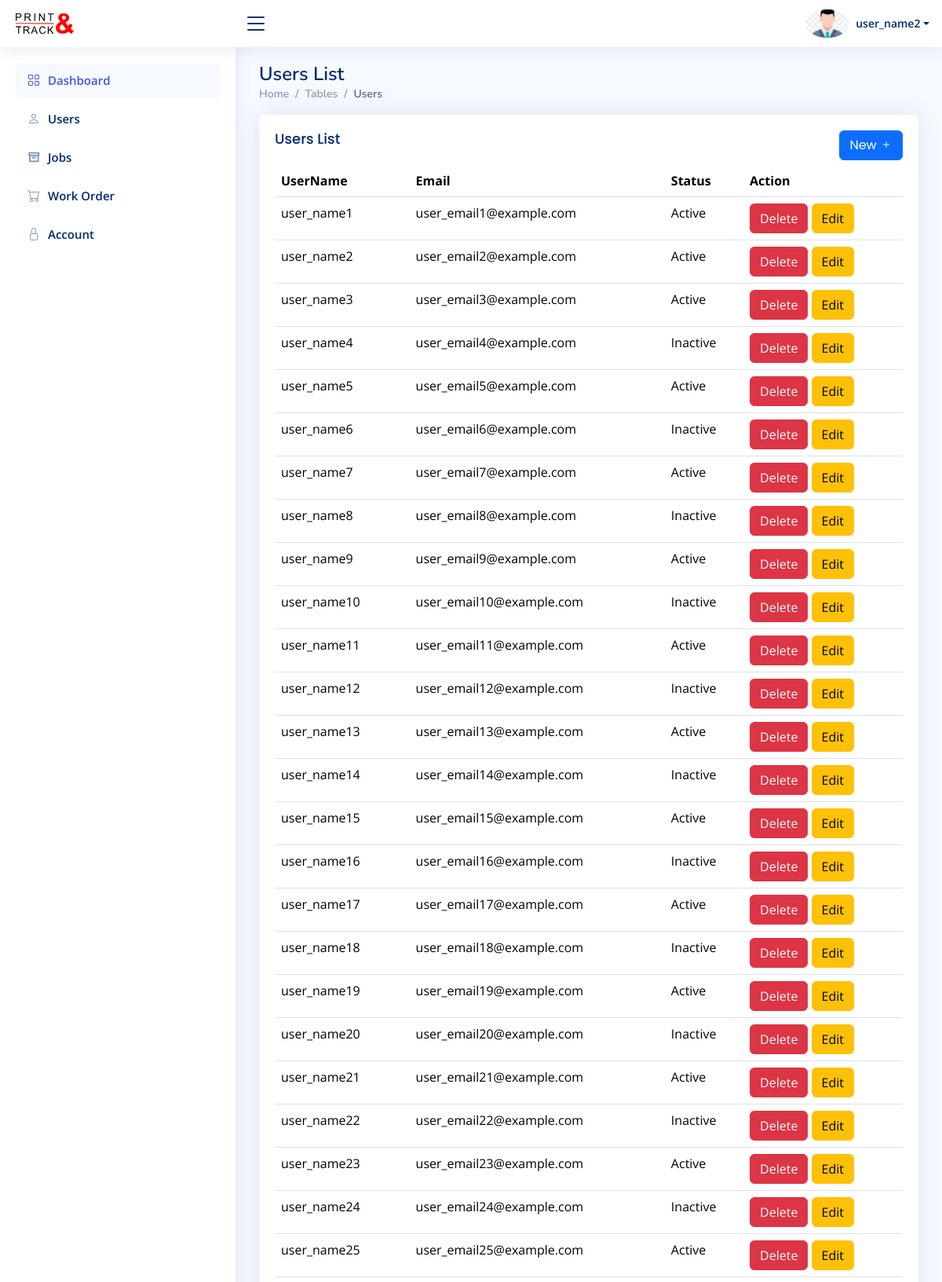
/admin/users.php (signed in, upper part), run on the app's committed database.
### tables this page shows
CREATE TABLE `users` (
  `user_id` int(11) NOT NULL,
  `user_name` varchar(255) NOT NULL,
  `user_email` varchar(255) NOT NULL,
  `user_password` varchar(255) NOT NULL,
  `user_status` tinyint(1) DEFAULT 1,
  `role` varchar(25) NOT NULL DEFAULT 'user'
);

### admin/users.php (the view, shortened to what this page needs)
<!DOCTYPE html>
<html lang="en">
<head>
  <link href="../assets/vendor/bootstrap/css/bootstrap.min.css" rel="stylesheet">
  <link href="../assets/vendor/bootstrap-icons/bootstrap-icons.css" rel="stylesheet">
  <link href="../assets/vendor/boxicons/css/boxicons.min.css" rel="stylesheet">
  <link href="../assets/vendor/quill/quill.snow.css" rel="stylesheet">
  <link href="../assets/vendor/quill/quill.bubble.css" rel="stylesheet">
  <link href="../assets/vendor/remixicon/remixicon.css" rel="stylesheet">
  <link href="../assets/vendor/simple-datatables/style.css" rel="stylesheet">
  <link href="../assets/css/style.css" rel="stylesheet">
</head>
<body>
  <?php include('header.php') ?>
  <?php include('sidebar.php') ?>
  <main id="main" class="main">
    <div class="pagetitle">
      <h1>Users List</h1>
      <nav>
        <ol class="breadcrumb">
          <li class="breadcrumb-item"><a href="dashboard.php">Home</a></li>
          <li class="breadcrumb-item">Tables</li>
          <li class="breadcrumb-item active">Users</li>
        </ol>
      </nav>
    </div>
    <section class="section">
      <div class="row">
        <div class="col-lg-12">
          <div class="card">
            <div class="card-body">
              <h5 class="card-title">Users List <a class="btn btn-primary float-end" href="usernew.php"> New <i class="bi bi-plus"></i>  <span></span></a></h5>
              <table class="table datatable">
                <thead>
                  <tr>
                    <th>UserName</th>
                    <th>Email</th>
                    <th>Status</th>
                    <th>Action</th>
                  </tr>
                </thead>
                <tbody>
                <?php
                  include '../includes/db.php';
                  $sql = "SELECT * FROM users";
                  $result = $conn->query($sql);
                  if ($result->num_rows > 0) {
                      $rows = $result->fetch_all(MYSQLI_ASSOC);
                      foreach ($rows as $row):
                      ?>
                      <tr>
                          <td><?php echo $row['user_name']; ?></td>
                          <td><?php echo $row['user_email']; ?></td>
                          <td><?php if($row['user_status'] == 1){echo 'Active';}else{echo 'Inactive';} ?></td>
                          <td>
                              <form action="actions/user_delete_action.php" method="POST">
                                  <button type="submit" name="delete" class="btn btn-danger">Delete</button>
                                  <a href="useredit.php?id=<?php echo $row['user_id']; ?>" class="btn btn-warning">Edit</a>
                              </form>
                          </td>
                      </tr>
                      <?php endforeach;
                  } else {
                      echo "No records found";
                  }
                ?>
                </tbody>
              </table>
            </div>
          </div>
        </div>
      </div>
    </section>
  </main>
</body>
</html>

### assets/css/style.css (style rules this page uses)
:root { scroll-behavior: smooth; }
body { font-family: "Open Sans", sans-serif; background: #f6f9ff; color: #444444; }
a { color: #4154f1; text-decoration: none; }
h1, h2, h3, h4, h5, h6 { font-family: "Nunito", sans-serif; }
#main { margin-top: 60px; padding: 20px 30px; transition: all 0.3s; }
.pagetitle { margin-bottom: 10px; }
.pagetitle h1 { font-size: 24px; margin-bottom: 0; font-weight: 600; color: #012970; }
.card { margin-bottom: 30px; border: none; border-radius: 5px; box-shadow: 0px 0 30px rgba(1, 41, 112, 0.1); }
.card-title { padding: 20px 0 15px 0; font-size: 18px; font-weight: 500; color: #012970; font-family: "Poppins", sans-serif; }
.card-body { padding: 0 20px 20px 20px; }
.breadcrumb { font-size: 14px; font-family: "Nunito", sans-serif; color: #899bbd; font-weight: 600; }
.breadcrumb a { color: #899bbd; transition: 0.3s; }
.breadcrumb .breadcrumb-item::before { color: #899bbd; }
.breadcrumb .active { color: #51678f; font-weight: 600; }
@media (min-width: 1200px) { #main, #footer { margin-left: 300px; } }

### data on the page
users: user_name "user_name1", user_email "user_email1@example.com", user_status "Active"
users: user_name "user_name2", user_email "user_email2@example.com", user_status "Active"
users: user_name "user_name3", user_email "user_email3@example.com", user_status "Active"
users: user_name "user_name4", user_email "user_email4@example.com", user_status "Inactive"
users: user_name "user_name5", user_email "user_email5@example.com", user_status "Active"
users: user_name "user_name6", user_email "user_email6@example.com", user_status "Inactive"
users: user_name "user_name7", user_email "user_email7@example.com", user_status "Active"
users: user_name "user_name8", user_email "user_email8@example.com", user_status "Inactive"
users: user_name "user_name9", user_email "user_email9@example.com", user_status "Active"
users: user_name "user_name10", user_email "user_email10@example.com", user_status "Inactive"
users: user_name "user_name11", user_email "user_email11@example.com", user_status "Active"
users: user_name "user_name12", user_email "user_email12@example.com", user_status "Inactive"
users: user_name "user_name13", user_email "user_email13@example.com", user_status "Active"
users: user_name "user_name14", user_email "user_email14@example.com", user_status "Inactive"
users: user_name "user_name15", user_email "user_email15@example.com", user_status "Active"
users: user_name "user_name16", user_email "user_email16@example.com", user_status "Inactive"
users: user_name "user_name17", user_email "user_email17@example.com", user_status "Active"
users: user_name "user_name18", user_email "user_email18@example.com", user_status "Inactive"
users: user_name "user_name19", user_email "user_email19@example.com", user_status "Active"
users: user_name "user_name20", user_email "user_email20@example.com", user_status "Inactive"
users: user_name "user_name21", user_email "user_email21@example.com", user_status "Active"
users: user_name "user_name22", user_email "user_email22@example.com", user_status "Inactive"
users: user_name "user_name23", user_email "user_email23@example.com", user_status "Active"
users: user_name "user_name24", user_email "user_email24@example.com", user_status "Inactive"
users: user_name "user_name25", user_email "user_email25@example.com", user_status "Active"

### other printed values
$_SESSION['username'] "user_name2"
